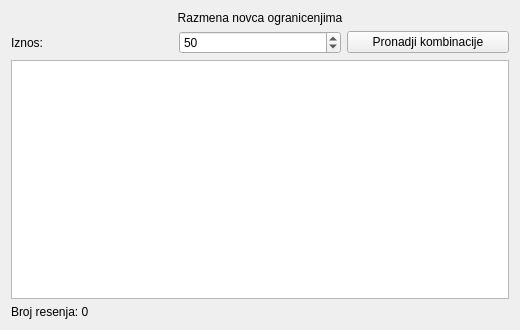
<?xml version="1.0" encoding="UTF-8"?>
<ui version="4.0">
 <class>CoinChangeForm</class>
 <widget class="QWidget" name="CoinChangeForm">
  <property name="geometry">
   <rect>
    <x>0</x>
    <y>0</y>
    <width>520</width>
    <height>330</height>
   </rect>
  </property>
  <property name="windowTitle">
   <string>Razmena novca</string>
  </property>
  <layout class="QVBoxLayout" name="verticalLayout">
   <item>
    <widget class="QLabel" name="labelTitle">
     <property name="text">
      <string>Razmena novca ogranicenjima</string>
     </property>
     <property name="alignment">
      <set>Qt::AlignCenter</set>
     </property>
    </widget>
   </item>
   <item>
    <layout class="QHBoxLayout" name="inputLayout">
     <item>
      <widget class="QLabel" name="labelAmount">
       <property name="text">
        <string>Iznos:</string>
       </property>
      </widget>
     </item>
     <item>
      <widget class="QSpinBox" name="spinAmount">
       <property name="minimum">
        <number>0</number>
       </property>
       <property name="maximum">
        <number>500</number>
       </property>
       <property name="value">
        <number>50</number>
       </property>
      </widget>
     </item>
     <item>
      <widget class="QPushButton" name="buttonSolve">
       <property name="text">
        <string>Pronadji kombinacije</string>
       </property>
      </widget>
     </item>
    </layout>
   </item>
   <item>
    <widget class="QTableWidget" name="tableResults">
     <property name="editTriggers">
      <set>QAbstractItemView::NoEditTriggers</set>
     </property>
    </widget>
   </item>
   <item>
    <widget class="QLabel" name="labelStatus">
     <property name="text">
      <string>Broj resenja: 0</string>
     </property>
    </widget>
   </item>
  </layout>
 </widget>
 <resources/>
 <connections/>
</ui>
